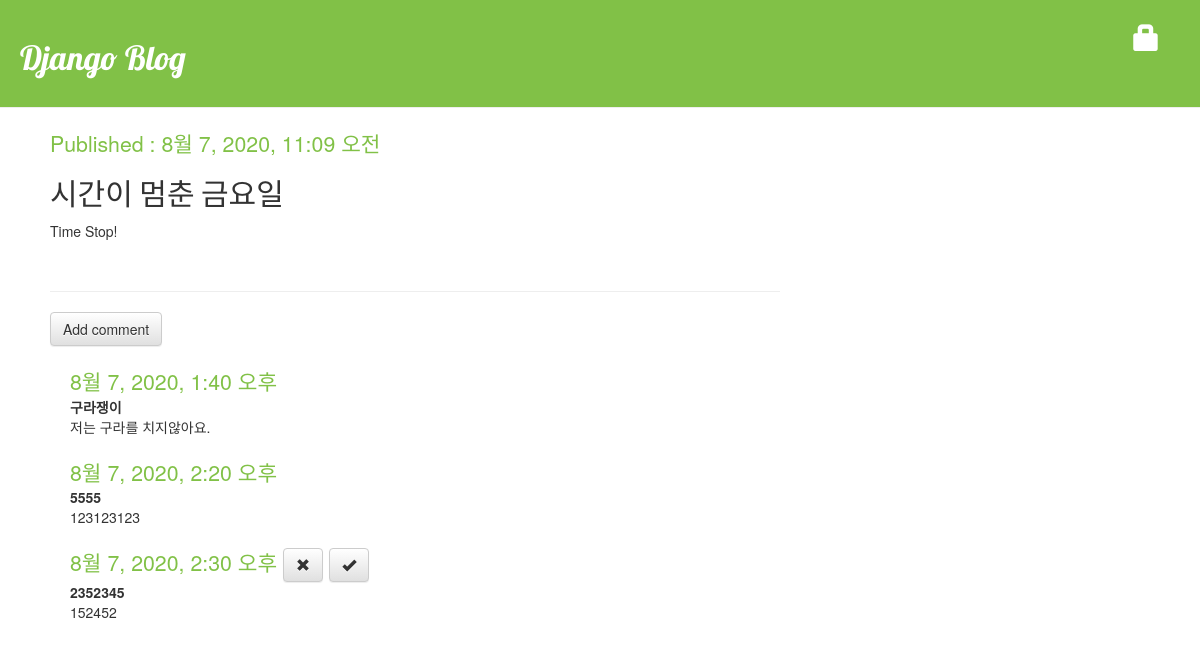
Screenshot of /post/9/ with the database file from the repository.
### blog/models.py (models this page shows, shortened)
class Post(models.Model):
    author=models.ForeignKey('auth.User',on_delete=models.CASCADE)
    title=models.CharField(max_length=200,validators=[min_len_3_validator])
    text=models.TextField()
    created_date=models.DateTimeField(default=timezone.now)
    published_date=models.DateTimeField(blank=True,null=True)

class Comment(models.Model):
    post = models.ForeignKey('blog.Post', on_delete=models.CASCADE, related_name='comments')
    author=models.CharField(max_length=100)
    text=models.TextField()
    created_date=models.DateTimeField(default=timezone.now)
    approved_comment=models.BooleanField(default=False)

### blog/views.py (the view)
# urls.py: path('post/<int:pk>/',views.post_detail,name='post_detail'),
def post_detail(request,pk):
    post=get_object_or_404(Post,pk=pk)
    return render(request,'blog/post_detail.html', {'post':post})

### blog/templates/blog/post_detail.html (shortened to what this page needs)
{% extends 'blog/base.html' %}
{% block content %}
    <div class="post">
        {% if post.published_date %}
            <div class="date">
                Published : {{post.published_date}}
            </div>
        {% endif %}
        <h2>{{post.title|title}}</h2>
        <p>{{post.text|linebreaksbr}}</p>
    </div>
<hr>
<a class="btn btn-default" href="{% url 'add_comment_to_post' pk=post.pk %}">Add comment</a>
{% for comment in post.comments.all %}
    <div class="comment">
        <div class="date">
            {{comment.created_date}}
            {% if not comment.approved_comment %}
                <a class="btn btn-default" href="{% url 'comment_remove' pk=comment.pk %}">
                    <span class="glyphicon glyphicon-remove"></span>
                </a>
                <a class="btn btn-default" href="{% url 'comment_approve' pk=comment.pk %}">
                    <span class="glyphicon glyphicon-ok"></span>
                </a>
            {% endif %}
        </div>
        <strong>{{comment.author}}</strong>
        <p>{{comment.text|linebreaksbr}}</p>
    </div>
{% empty %}
    <p> No comments here yet :( </p>
{% endfor %}
{% endblock %}

### blog/templates/blog/base.html (shortened to what this page needs)
<!DOCTYPE html>
{% load static %}
<html lang="ko">
<head>
    <link rel="stylesheet" href="https://stackpath.bootstrapcdn.com/bootstrap/3.4.1/css/bootstrap.min.css">
    <link rel="stylesheet" href="https://stackpath.bootstrapcdn.com/bootstrap/3.4.1/css/bootstrap-theme.min.css">
    <link rel="stylesheet" href="{% static 'css/blog.css' %}">
</head>
<body>
    <div class="page-header">
        {% if user.is_authenticated %}
            <a href="{% url 'post_new' %}" class="top-menu">
                <span class="glyphicon glyphicon-plus"></span>
            </a>
        <p class="top-menu">Hello,{{user.username}}<small>(<a href="{% url 'logout' %}?next={{request.path}}">Logout</a>)</small></p>
        {% else %}
           <a href="{% url 'login' %}" class="top-menu">
                <span class="glyphicon glyphicon-lock"></span>
           </a>
        {% endif %}
        <h1><a href="/">Django Blog </a></h1>
    </div>
    <div class="content container">
        <div class="'row">
            <div class="col-md-8">
                {% block content %}
                {% endblock %}
            </div>
        </div>
    </div>
</body>
</html>

### blog/static/css/blog.css (style rules this page uses)
.page-header { background-color: #81c147; margin-top:0; padding:20px 20px 20px 20px; }
.page-header h1, .page-header h1 a, .page -header h1 a:visited, .page-header a:active { color:#ffffff; font-size:25pt; text-decoration:none; }
h1,h2,h3,h4 { font-family: 'Lobster', cursive; }
.content { margin-left:20px; }
.post { margin-bottom: 50px; }
.date { color: #81c147; font-size:16pt; }
.top-menu, .top-menu:hover, top-menu:visited { color:white; font-size:20pt; margin-right:20px; float:right; }
.comment { margin:20px 0px 20px 20px; }

### rows the page displays
Post: published_date "8월 7, 2020, 11:09 오전", title "시간이 멈춘 금요일", text "Time Stop!"
Comment: created_date "8월 7, 2020, 1:40 오후", author "구라쟁이", text "저는 구라를 치지않아요."
Comment: created_date "8월 7, 2020, 2:20 오후", author "5555", text "123123123"
Comment: created_date "8월 7, 2020, 2:30 오후", approved_comment False (drawn), author "2352345", text "152452"
